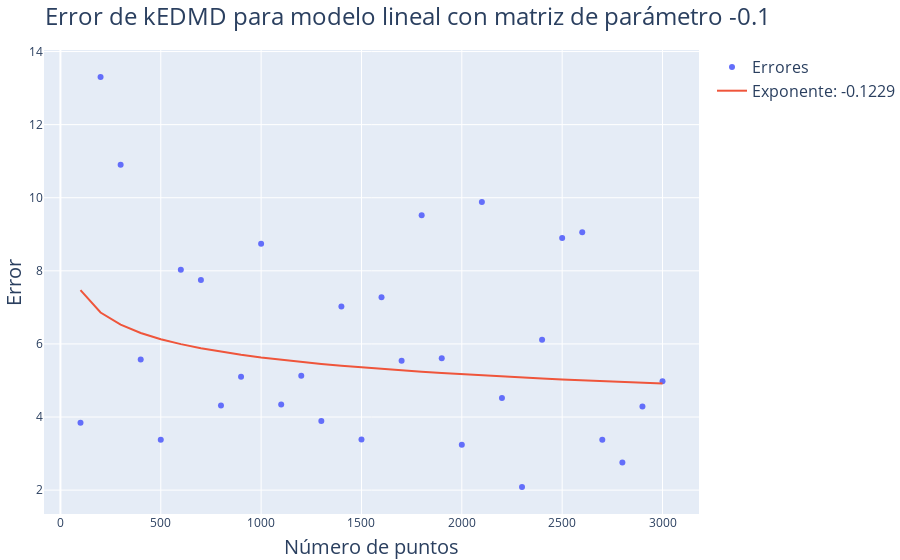

This figure's notebook cell:
### Code cell
# Alpha a utilizar
alpha = -0.1

# Número de puntos
Ns = np.arange(100, 3100, 100)

# Errores
errors = np.zeros(len(Ns))

# Cálculo de errores
for i in range(len(Ns)):
    x, x_koop, _, _  = compute_linear_kedmd(alpha, Ns[i])
    errors[i] = np.linalg.norm(x - x_koop)

# Ajustar una curva como raíz cuadrada a los errores
fit = np.polyfit(np.log(Ns), np.log(errors), 1)

# Plot
fig = go.Figure()

fig.add_trace(go.Scatter(x=Ns, y=errors, name='Errores', mode='markers'))
fig.add_trace(go.Scatter(x=Ns, y=np.exp(fit[1])*Ns**fit[0], name=f'Exponente: {fit[0].round(4)}', mode='lines'))

# Colocar titulo
fig.update_layout(
    title=f"Error de kEDMD para modelo lineal con matriz de parámetro {alpha}",
    xaxis_title="Número de puntos",
    yaxis_title="Error",
    margin=dict(l=0, r=0, t=50, b=0)
    )

fig.write_image(img_path+"Linear2Errors.pdf")

fig.show()

### Figure 1 — Plotly figure (JSON) as saved in the notebook; plotly's stock layout.template omitted (floating-point values rounded to 4 significant figures)
{"data": [{"mode": "markers", "name": "Errores", "type": "scatter", "x": [100, 200, 300, 400, 500, 600, 700, 800, 900, 1000, 1100, 1200, 1300, 1400, 1500, 1600, 1700, 1800, 1900, 2000, 2100, 2200, 2300, 2400, 2500, 2600, 2700, 2800, 2900, 3000], "y": [3.845, 13.3, 10.9, 5.573, 3.375, 8.03, 7.752, 4.314, 5.1, 8.74, 4.343, 5.131, 3.89, 7.026, 3.383, 7.279, 5.539, 9.524, 5.61, 3.239, 9.883, 4.518, 2.084, 6.117, 8.9, 9.055, 3.379, 2.753, 4.284, 4.977]}, {"mode": "lines", "name": "Exponente: -0.1229", "type": "scatter", "x": [100, 200, 300, 400, 500, 600, 700, 800, 900, 1000, 1100, 1200, 1300, 1400, 1500, 1600, 1700, 1800, 1900, 2000, 2100, 2200, 2300, 2400, 2500, 2600, 2700, 2800, 2900, 3000], "y": [7.47, 6.86, 6.527, 6.3, 6.13, 5.994, 5.882, 5.786, 5.703, 5.629, 5.564, 5.505, 5.451, 5.401, 5.356, 5.313, 5.274, 5.237, 5.202, 5.17, 5.139, 5.109, 5.082, 5.055, 5.03, 5.006, 4.982, 4.96, 4.939, 4.918]}], "layout": {"margin": {"b": 0, "l": 0, "r": 0, "t": 50}, "title": {"text": "Error de kEDMD para modelo lineal con matriz de parámetro -0.1"}, "xaxis": {"title": {"text": "Número de puntos"}}, "yaxis": {"title": {"text": "Error"}}}}
